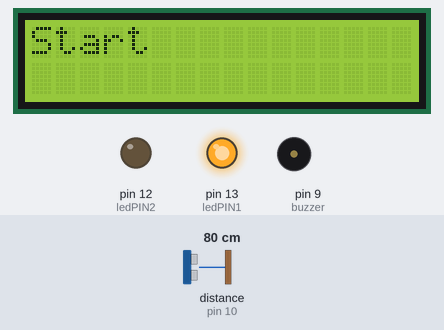
Bench run of a sketch on a simulated Arduino Uno, built with avr-gcc and run on an emulated ATmega328P. Parts: 16×2 character LCD, output pins drawn as LEDs (lit = HIGH), buzzer (waves = sounding). Wiring (inferred from the names in the program): ultrasonic range finder: trigger pin 11; echo pin 10. The test bench sets the inputs (shaded band); at power-on: distance to the obstacle (sensor on pin 10) 80 cm. The echo pulse lasts 58.3 µs per cm; pins used as bus, display or sensor lines are not drawn; what the sketch prints to the serial monitor is not drawn.

Above: at 6.0 s.
6.1 s: distance to the obstacle (sensor on pin 10) set to 120 cm
At 6.7 s:
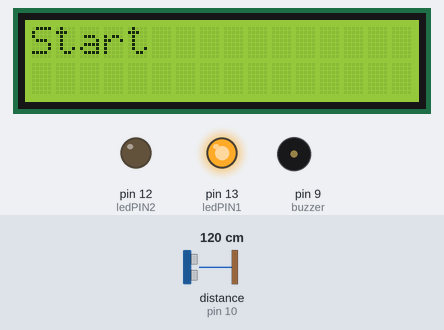
9.4 s: distance to the obstacle (sensor on pin 10) set to 299 cm
At 10.5 s:
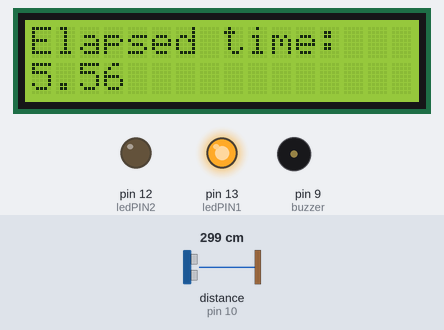
12.7 s: distance to the obstacle (sensor on pin 10) set to 250 cm
At 13.5 s:
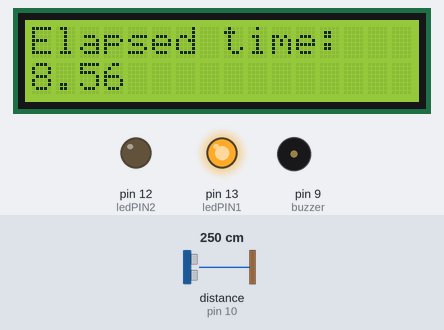
16.0 s: distance to the obstacle (sensor on pin 10) set to 120 cm
At 16.9 s:
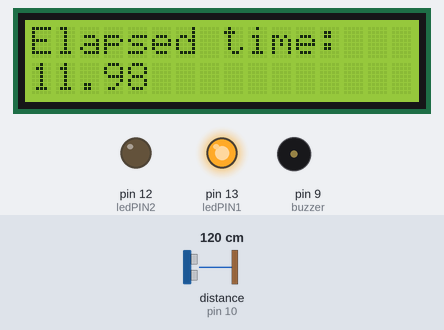
19.3 s: distance to the obstacle (sensor on pin 10) set to 2 cm
At 21.2 s:
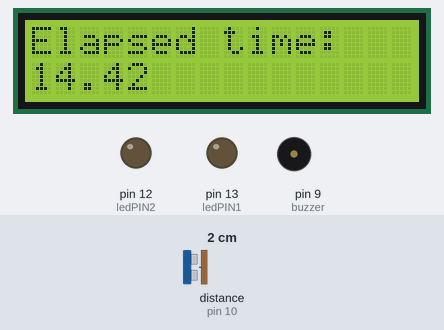
Timing chart, 0 to 56.8 s (numbered marks = the images above; inputs shaded):
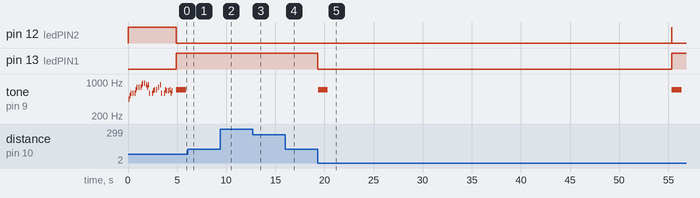

The sketch:

Project-Arduino.ino
```cpp
#include <Wire.h>      // communication library for I2C
#include <LCD.h>      // library for LCD purposes
#include <LiquidCrystal_I2C.h>    // LCD library for I2C

LiquidCrystal_I2C lcd (0x27, 2, 1, 0, 4, 5, 6, 7); // DIR, E, RW, RS, D4, D5, D6, D7

const int EchoPin = 10; // for the Ultrasonic sensor
const int TriggerPin = 11; // for the Ultrasonic sensor

const int ledPIN1 = 13; // red LED
const int ledPIN2 = 12; // green LED

const int buzzer = 9;
int start=0;
unsigned long  starting_time=0;
unsigned long  final_time=0;
unsigned long  elapsed_time=0;
float  elapsed_time_seg=0; // to store the elapsed time in seconds
int counter=0; // need it for the nosiy signals received
int minimum_distance=100; // minimum distance in cm to make the ultrasonic sensor starts counting

// the passive buzzer plays the intro of Pirates of the Caribbean
void pirates_Of_The_Caribbean(){
  // uncomment for an extended version of the intro
  /*tone(buzzer,293.66,100);
  delay(100);
  tone(buzzer,440,100);
  delay(100);
  tone(buzzer,523.25,100);
  delay(100);
  tone(buzzer,587.33,100);
  delay(200);
  tone(buzzer,587.33,100);
  delay(200);
  tone(buzzer,587.33,100);
  delay(100);
  tone(buzzer,659.25,100);
  delay(100);
  tone(buzzer,698.45,100);
  delay(200);
  tone(buzzer,698.45,100);
  delay(200);
  tone(buzzer,698.45,100);
  delay(100);
  tone(buzzer,783.99,100);
  delay(100);
  tone(buzzer,659.25,100);
  delay(200);
  tone(buzzer,659.25,100);
  delay(200);
  tone(buzzer,587.33,100);
  delay(100);
  tone(buzzer,523.25,100);
  delay(100);
  tone(buzzer,523.25,100);
  delay(100);
  tone(buzzer,587.33,100);
  delay(300);
  tone(buzzer,440,100);
  delay(100);
  tone(buzzer,523.25,100);
  delay(100);
  tone(buzzer,587.33,100);
  delay(200);
  tone(buzzer,587.33,100);
  delay(200);
  tone(buzzer,587.33,100);
  delay(100);
  tone(buzzer,659.25,100);
  delay(100);
  tone(buzzer,698.45,100);
  delay(200);
  tone(buzzer,698.45,100);
  delay(200);
  tone(buzzer,698.45,100);
  delay(100);
  tone(buzzer,783.99,100);
  delay(100);
  tone(buzzer,659.25,100);
  delay(200);
  tone(buzzer,659.25,100);
  delay(200);
  tone(buzzer,587.33,100);
  delay(100);
  tone(buzzer,523.25,100);
  delay(100);
  tone(buzzer,587.33,100);
  delay(400);*/
  tone(buzzer,440,100);
  delay(100);
  tone(buzzer,523.25,100);
  delay(100);
  tone(buzzer,587.33,100);
  delay(200);
  tone(buzzer,587.33,100);
  delay(200);
  tone(buzzer,587.33,100);
  delay(100);
  tone(buzzer,698.45,100);
  delay(100);
  tone(buzzer,783.99,100);
  delay(200);
  tone(buzzer,783.99,100);
  delay(200);
  tone(buzzer,783.99,100);
  delay(100);
  tone(buzzer,880,100);
  delay(100);
  tone(buzzer,932.33,100);
  delay(200);
  tone(buzzer,932.33,100);
  delay(200);
  tone(buzzer,880,100);
  delay(100);
  tone(buzzer,783.99,100);
  delay(100);
  tone(buzzer,880,100);
  delay(100);
  tone(buzzer,587.33,100);
  delay(300);
  tone(buzzer,587.33,100);
  delay(100);
  tone(buzzer,659.25,100);
  delay(100);
  tone(buzzer,698.45,100);
  delay(200);
  tone(buzzer,698.45,100);
  delay(200);
  tone(buzzer,783.99,100);
  delay(200);
  tone(buzzer,880,100);
  delay(100);
  tone(buzzer,587.33,100);
  delay(300);
  tone(buzzer,587.33,100);
  delay(100);
  tone(buzzer,698.45,100);
  delay(100);
  tone(buzzer,659.25,100);
  delay(200);
  tone(buzzer,659.25,100);
  delay(200);
  tone(buzzer,698.45,100);
  delay(100);
  tone(buzzer,587.33,100);
  delay(100);
  tone(buzzer,659.25,100);
  delay(400);
}


// function to get the distance from the ultrasonic sensor
int ping(int TriggerPin, int EchoPin) {
   long duration, distanceCm;

   digitalWrite(TriggerPin, LOW);  // to generate a clear pulse let's set it to LOW 4us
   delayMicroseconds(4);
   digitalWrite(TriggerPin, HIGH);  // let's generate a Trigger of 10us
   delayMicroseconds(10);
   digitalWrite(TriggerPin, LOW);

   duration = pulseIn(EchoPin, HIGH);  // let's measure the time between pulses, in microseconds

   distanceCm = duration * 10 / 292/ 2;   // let's convert the distance to cm
   return distanceCm;
}

void setup() {

   Serial.begin(9600);
   pinMode(TriggerPin, OUTPUT);
   pinMode(EchoPin, INPUT);
   pinMode(ledPIN1 , OUTPUT);
   pinMode(ledPIN2 , OUTPUT);
   pinMode(buzzer , OUTPUT);
   digitalWrite(ledPIN2 , HIGH);

   lcd.setBacklightPin(3,POSITIVE);  // port P3 of PCF8574 as positive
   lcd.setBacklight(HIGH);   // enables BackLight of the LCD
   lcd.begin(16, 2);     // 16 columns for 2 rows for the LCD
   lcd.clear();      // cleaning the screen

   lcd.setCursor(0, 0);    // set cursor on column 0 and row 0
   lcd.print("Welcome");  // printing out a Welcome message

   pirates_Of_The_Caribbean(); // beautiful melody when the kit starts

}

// after measuring the time, we reset everything
void reset(){
    start=0;
    starting_time=0;
    final_time=0;
    elapsed_time=0;
    elapsed_time_seg=0;
    counter=0;
    digitalWrite(ledPIN2 , HIGH); // turning on the green LED
    lcd.clear();
}

void loop() {
   int cm = ping(TriggerPin, EchoPin);

   // just for debugging purposes
   Serial.print("Distance: ");
   Serial.println(cm);

   // we need at least 3 consecutives signals below minimum distance for starting to avoid noisy signals
   if(cm<minimum_distance and start==0 and counter>=3){

    start=1;
    starting_time=millis();
    //Serial.print("Tiempo inicial: ");
    //Serial.println(starting_time);

    lcd.clear();
    lcd.setCursor(0, 0);
    lcd.print("Start");

    digitalWrite(ledPIN1 , HIGH); // turning on the red LED
    digitalWrite(ledPIN2 , LOW); // turning off the green LED

    // let's play a tone to notify
    tone(buzzer,700);
    delay(1000);
    noTone(buzzer);

    delay(2000);

   }else if(cm<minimum_distance and start==1){

      final_time=millis();
      //Serial.print("Final time: ");
      //Serial.println(final_time);
      elapsed_time=final_time-starting_time;
      elapsed_time_seg=elapsed_time/1000.0;
      //Serial.print("Elapsed time: ");
      //Serial.println(elapsed_time_seg);

      digitalWrite(ledPIN1 , LOW); // turning off the red LED

      lcd.clear();
      lcd.setCursor(0, 0);
      lcd.print("Elapsed time: ");
      lcd.setCursor(0, 1);
      lcd.print(elapsed_time_seg); // showing the elapsed time

      // let's play a tone to notify
      tone(buzzer,700);
      delay(1000);
      noTone(buzzer);

      delay(30000); //Enough time for visualization
      delay(5000);
      reset();

   }else if(start==1){

      final_time=millis();
      elapsed_time=final_time-starting_time;
      elapsed_time_seg=elapsed_time/1000.0;
      lcd.clear();
      lcd.setCursor(0, 0);
      lcd.print("Elapsed time: ");
      lcd.setCursor(0, 1);
      lcd.print(elapsed_time_seg); // showing the current time

   }else if(cm<minimum_distance){
      counter=counter+1; // let's create a counter to avoid noisy signals make the kit starting

   }else{
     counter=0;
   }
}
```

Measured:
- after the input at 6.1 s, pin 13 (ledPIN1): stays HIGH (without the input it goes to LOW after 1.8 s); tone on pin 9 (buzzer): stays silent (without the input it goes to 700 Hz after 1.8 s)
- after the input at 19.3 s, pin 12 (ledPIN2): LOW → HIGH after 36.0 s, → LOW 0.01 s later; pin 13 (ledPIN1): HIGH → LOW at once, → HIGH 36.0 s later; tone on pin 9 (buzzer): alternates 700 Hz for 1.0 s and silent for 35.0 s, starting at once
- by itself, tone on pin 9 (buzzer): plays 440 Hz for 0.10 s, 523 Hz for 0.10 s, 587 Hz for 0.10 s, 587 Hz for 0.10 s, 587 Hz for 0.10 s, 698 Hz for 0.10 s … (31 notes in this stretch)
